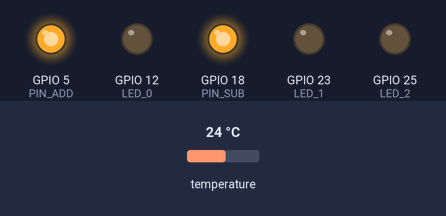
A sketch run on a simulated ESP32. Shown: output pins drawn as LEDs (lit = HIGH). Inputs (shaded band) come from the test bench; at power-on: temperature 24 °C. WiFi joins after 1.5 s; servers stay silent unless stated; no MQTT or app messages arrive unless stated.

Above: at 0.1 s.
At 1.42 s:
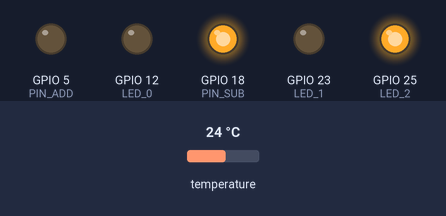
At 3.3 s:
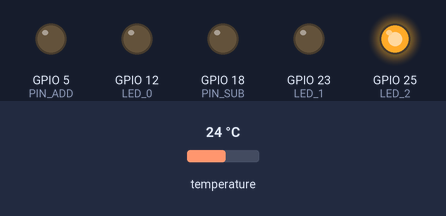
At 6.3 s:
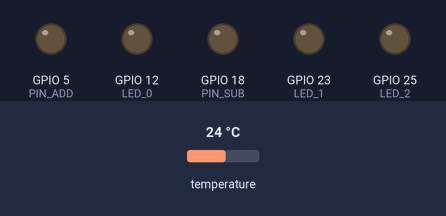
Timing chart, 0 to 7.8 s (numbered marks = the images above):
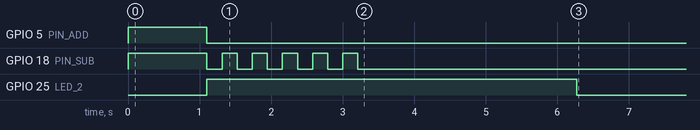

The sketch:

Matrix.ino
```cpp
#include <Wire.h>
#include "Adafruit_AMG88xx.h"
#include "Structures.h"
#include <WiFi.h>
#include <PubSubClient.h>
// #include <U8g2lib.h>

#define PIN_ADD 5
#define PIN_SUB 18

#define LED_0 12
#define LED_1 23
#define LED_2 25

#define MATRIX 32
#define MATRIX_POOLING 100
#define MAX_PPL 3
#define BASE_SIZE 50
#define BASE_REACQ 60000
#define BASE_FORCE_REACQ 2400000

WiFiClient espClient;
PubSubClient client(espClient);

Adafruit_AMG88xx amg;
TaskHandle_t task_output;

pin gpio_pin_0;

float pixels[AMG88xx_PIXEL_ARRAY_SIZE];

float matrix_sensor[8][8];
float matrix_interpolated[MATRIX][MATRIX];
float matrix_base_max_temp[MATRIX][MATRIX];
float matrix_base_max[MATRIX][MATRIX];
float matrix_without_max_background_cutted[MATRIX][MATRIX];
byte matrix_centroids[MATRIX][MATRIX];

int matrix_processed = 0;
int matrix_in_base = 0;
int matrix_cut_value = 3; //DEFINE
long matrix_base_acq = 0;

int current_delta = 0;
int total_delta = 0;

bool amg_status;

// U8G2_SSD1306_128X64_NONAME_F_HW_I2C u8g2(U8G2_R0, 16, 15, 4);

void setup()
{

  pinMode(PIN_ADD, OUTPUT);
  pinMode(PIN_SUB, OUTPUT);
  pinMode(LED_0, OUTPUT);
  pinMode(LED_1, OUTPUT);
  pinMode(LED_2, OUTPUT);
  pinMode(0, INPUT_PULLUP);

  digitalWrite(PIN_ADD, LOW);
  digitalWrite(PIN_SUB, LOW);
  digitalWrite(LED_0, LOW);
  digitalWrite(LED_1, LOW);
  digitalWrite(LED_2, LOW);

  gpio_pin_0.id = 0;
  gpio_pin_0.current_state = digitalRead(gpio_pin_0.id);
  gpio_pin_0.last_state = digitalRead(gpio_pin_0.id);

  client.setServer("192.168.178.20", 1883);

  xTaskCreatePinnedToCore(
      loop_output,
      "task_output",
      10000,
      NULL,
      0,
      &task_output,
      0);

  current_delta = -5; //Da rimuovere

  digitalWrite(PIN_SUB, HIGH);
  digitalWrite(PIN_ADD, HIGH);

  for (int i = 0; i < 32; i++)
  {
    for (int j = 0; j < 32; j++)
    {
      matrix_base_max[i][j] = 200;
      matrix_base_max_temp[i][j] = 0;
      matrix_centroids[i][j] = 0;
      matrix_without_max_background_cutted[i][j] = 0;
      matrix_interpolated[i][j] = 0;
    }
  }

  delay(1000);
}

bool canPrint = false;

String s;

void loop_output(void *parameter)
{

  // u8g2.begin();
  // u8g2.setFont(u8g2_font_4x6_tf);

  // u8g2.setFontRefHeightExtendedText();
  // u8g2.setDrawColor(1);
  // u8g2.setFontPosTop();
  // u8g2.setFontDirection(0);

  // u8g2.clearBuffer();
  // u8g2.drawStr(0, 0, "LCD OK");

  WiFi.begin("Brd", "12345678");

  while (WiFi.status() != WL_CONNECTED)
  {
    delay(200);
  }

  s = "";

  //Serial.begin(500000);

  digitalWrite(LED_0, LOW);

  String mac_address = String(WiFi.macAddress());

  char act_m[10];
  char buffer[400];
  char buffer2[400];

  while (true)
  {
    if (!client.connected())
    {
      client.connect(mac_address.c_str(), "Brd", "Errata");
    }
    else
    {
      client.loop();

      // if (bufferlen < s.length())
      // {
      //   buffer = (char *)realloc(buffer, sizeof(char) * s.length());
      // }

      //buffer = &s.toCharArray()[0];

      //if (canPrint)
      {
        digitalWrite(LED_0, HIGH);

        sprintf(act_m, "%d", matrix_processed);

        sprintf(buffer,
                "%s UP %.2f %.2f %.2f %.2f %.2f %.2f %.2f %.2f %.2f %.2f %.2f %.2f %.2f %.2f %.2f %.2f %.2f %.2f %.2f %.2f %.2f %.2f %.2f %.2f %.2f %.2f %.2f %.2f %.2f %.2f %.2f %.2f", act_m,
                pixels[0], pixels[1], pixels[2], pixels[3], pixels[4], pixels[5], pixels[6], pixels[7], pixels[8], pixels[9], pixels[10], pixels[11], pixels[12], pixels[13], pixels[14], pixels[15], pixels[16], pixels[17], pixels[18], pixels[19], pixels[20], pixels[21], pixels[22], pixels[23], pixels[24], pixels[25], pixels[26], pixels[27], pixels[28], pixels[29], pixels[30], pixels[31]);

        sprintf(buffer2,
                "%s DOWN %.2f %.2f %.2f %.2f %.2f %.2f %.2f %.2f %.2f %.2f %.2f %.2f %.2f %.2f %.2f %.2f %.2f %.2f %.2f %.2f %.2f %.2f %.2f %.2f %.2f %.2f %.2f %.2f %.2f %.2f %.2f %.2f", act_m,
                pixels[32], pixels[33], pixels[34], pixels[35], pixels[36], pixels[37], pixels[38], pixels[39], pixels[40], pixels[41], pixels[42], pixels[43], pixels[44], pixels[45], pixels[46], pixels[47], pixels[48], pixels[49], pixels[50], pixels[51], pixels[52], pixels[53], pixels[54], pixels[55], pixels[56], pixels[57], pixels[58], pixels[59], pixels[60], pixels[61], pixels[62], pixels[63]);

        // strcat(buffer,buffer2);

        client.publish("esp32/debug", buffer);
        client.publish("esp32/debug", buffer2);

        //Serial.println(s);
        s = "";
        canPrint = false;
        digitalWrite(LED_0, LOW);
      }

      delay(100);
    }
  }
}

bool get_pin_change(pin &gpio_pin, int min_change_duration = 0)
{

  bool changed = false;

  gpio_pin.current_state = digitalRead(gpio_pin.id);

  //Serial.print("Check PIN ");
  //Serial.print(gpio_pin.id);

  if (gpio_pin.current_state != gpio_pin.last_state && millis() - gpio_pin.last_change > min_change_duration)
  {

    if (gpio_pin.current_state == HIGH)
    {
      changed = true;
      //Serial.print("...CHANGED (HIGH)!");
    }

    gpio_pin.last_change = millis();
  }
  else
  {
    //Serial.print("...NOT CHANGED");
  }

  //Serial.println();

  gpio_pin.last_state = gpio_pin.current_state;

  return changed;
}

long millis_pin_add = 0; //Ultimo cambio di stato
long millis_pin_sub = 0; //Ultimo cambio di stato

int v_button_delay = 200;

void SyncDeltas()
{

  long delta_time_add = millis() - millis_pin_add;

  if (delta_time_add > v_button_delay)
  {
    int status_add = digitalRead(PIN_ADD);
    //Serial.println(status_add);

    if (status_add == 0 && current_delta > 0)
    {
      digitalWrite(PIN_ADD, HIGH);
      millis_pin_add = millis();
      // Serial.println("Begin push +1");
    }
    else if (status_add == 1)
    {
      digitalWrite(PIN_ADD, LOW);
      --current_delta;
      millis_pin_add = millis();
      // Serial.println("End push +1");
    }
  }

  long delta_time_sub = millis() - millis_pin_sub;

  if (delta_time_sub > v_button_delay)
  {
    int status_sub = digitalRead(PIN_SUB);
    //Serial.println(status_sub);

    if (status_sub == 0 && current_delta < 0)
    {
      digitalWrite(PIN_SUB, HIGH);
      millis_pin_sub = millis();
      // Serial.println("Begin push -1");
    }
    else if (status_sub == 1)
    {
      digitalWrite(PIN_SUB, LOW);
      ++current_delta;
      millis_pin_sub = millis();
      // Serial.println("End push -1");
    }
  }

  if (current_delta > 0)
  {
    // Serial.print("TO SYNC : ");
    // Serial.print(current_delta);
    // Serial.println();
  }
}

void ShowOnPress() //Funzione di debug
{
  if (get_pin_change(gpio_pin_0))
  {
    int state_sub = digitalRead(PIN_SUB);
    int state_add = digitalRead(PIN_ADD);

    digitalWrite(PIN_SUB, HIGH);
    digitalWrite(PIN_ADD, HIGH);

    delay(1000);

    digitalWrite(PIN_SUB, LOW);
    digitalWrite(PIN_ADD, LOW);

    delay(500);

    if (total_delta < 0)
    {
      for (int i = 0; i > total_delta; i--)
      {
        digitalWrite(PIN_SUB, HIGH);
        delay(500);
        digitalWrite(PIN_SUB, LOW);
        delay(500);
      }
    }
    else
    {
      for (int i = 0; i < total_delta; i++)
      {
        digitalWrite(PIN_ADD, HIGH);
        delay(500);
        digitalWrite(PIN_ADD, LOW);
        delay(500);
      }
    }

    digitalWrite(PIN_SUB, state_sub);
    digitalWrite(PIN_ADD, state_add);
  }
}

long last_acq;
long pass;

void loop()
{

  ShowOnPress();

  if (!amg_status)
  {
    amg_status = amg.begin();

    if (!amg_status)
    {
      Serial.println("!! ERRORE !! - Sensore non trovato");
    }

    delay(100);
  }
  else
  {
    digitalWrite(LED_2, HIGH); //Inizio acquisizione

    amg.readPixels(pixels);
    last_acq = millis();

    int y = 0;

    for (int i = 0; i < 8; i++)
    {
      for (int j = 0; j < 8; j++)
      {
        matrix_sensor[i][j] = pixels[i * 8 + j];
      }
    }

    BicubicInterpolation(matrix_sensor, 8, 8, matrix_interpolated, 32, 32);

    ManageBase();

    for (int i = 0; i < 32; i++)
    {
      for (int j = 0; j < 32; j++)
      {

        if (matrix_interpolated[i][j] - matrix_base_max[i][j] > matrix_cut_value)
          matrix_without_max_background_cutted[i][j] = matrix_interpolated[i][j] - matrix_base_max[i][j];
        else
          matrix_without_max_background_cutted[i][j] = 0;

        matrix_centroids[i][j] = 0;

        //s += "\n\n";

        //s+= String( matrix_without_max_background[i][j]);
        //Serial.print(matrix_without_max_background[i][j]);
        //Serial.print(" ");
      }

      //s +="\n";
      //Serial.println();
    }

    matrix_processed++;

    CalculateCentroids(matrix_without_max_background_cutted, matrix_centroids);
    int delta = CalculateDeltas(matrix_centroids);
    current_delta += delta;
    total_delta += delta;
    //s += "Delta : " + String(current_delta);

    if (matrix_in_base >= 50)
      digitalWrite(LED_2, LOW); // Fine acquisizione
    // char result[4];
    // dtostrf(amg.readThermistor(), 2, 2, result);
    //u8g2.drawStr(0, 7, result);

    // serialOut += "EndMatrix\r\n";

    // Serial.println("EndMatrix");

    // Serial.println("BeginTerm");

    // Serial.println(amg.readThermistor());

    // Serial.println("EndTerm");

    // Serial.print(serialOut);

    // char buf_pass[16];
    // ltoa(pass, buf_pass, 10);
    //u8g2.drawStr(100, 0, buf_pass);
  }

  if (!canPrint)
  {

    s += "Processed : " + String(matrix_processed) + "\n";
    s += "Total delta : " + String(total_delta) + "\n";
    //s = "";
    //s += "BeginMatrix\r\n";
    // for (int i = 0; i < 8; i++)
    // {
    //   for (int j = 0; j < 8; j++)
    //   {
    //     s += String(matrix_sensor[i][j]) + " ";
    //   }
    //   //s += "\n";
    // }

    //s += "EndMatrix\r\n";

    //icount++;

    //if (icount % 1 == 0)
    canPrint = true;
  }

  pass = millis() - last_acq;

  SyncDeltas();

  if (pass < 100)
  {
    delay(100 - pass);
  }
  //u8g2.sendBuffer();
}

void ManageBase()
{

  if (millis() - matrix_base_acq > BASE_REACQ && matrix_in_base >= 50)
    matrix_in_base = 0;

  if (matrix_in_base >= 50)
    return;

  int centroids = 0;

  for (int i = 0; i < 32; i++)
  {
    for (int j = 0; j < 32; j++)
    {
      if (matrix_centroids[i][j] == 1)
      {
        centroids++;
      }
    }
  }

  if (centroids == 0)
  {
    for (int i = 0; i < 32; i++)
    {
      for (int j = 0; j < 32; j++)
      {
        if (matrix_interpolated[i][j] > matrix_base_max_temp[i][j])
        {
          matrix_base_max_temp[i][j] = matrix_interpolated[i][j];
        }
      }
    }

    matrix_in_base++;

    if (matrix_in_base >= 50)
    {

      //current_delta += 3;

      for (int i = 0; i < 32; i++)
      {
        for (int j = 0; j < 32; j++)
        {
          matrix_base_max[i][j] = matrix_base_max_temp[i][j];
        }
      }

      matrix_base_acq = millis();
    }
  }
  else
  {

    matrix_in_base = 0;

    for (int i = 0; i < 32; i++)
    {
      for (int j = 0; j < 32; j++)
      {

        matrix_base_max_temp[i][j] = 0;
      }
    }
  }
}

float InterpolateCubic(float v0, float v1, float v2, float v3, float fraction)
{
  float p = (v3 - v2) - (v0 - v1);
  float q = (v0 - v1) - p;
  float r = v2 - v0;
  return (fraction * ((fraction * ((fraction * p) + q)) + r)) + v1;
}

void BicubicInterpolation(float data[8][8], int width, int height, float data_out[32][32], int outWidth, int outHeight)
{

  int rowsPerChunk = 6000 / outWidth;

  if (rowsPerChunk == 0)
  {
    rowsPerChunk = 1;
  }

  int chunkCount = (outHeight / rowsPerChunk) + (outHeight % rowsPerChunk != 0 ? 1 : 0);

  for (int i = 0; i < chunkCount; ++i)
  {
    int jStart = i * rowsPerChunk;
    int jStop = jStart + rowsPerChunk;
    if (jStop > outHeight)
    {
      jStop = outHeight;
    }
    for (int j = jStart; j < jStop; ++j)
    {
      float jLocationFraction = j / (float)outHeight;
      float jFloatPosition = height * jLocationFraction;
      int j2 = (int)jFloatPosition;
      float jFraction = jFloatPosition - j2;
      int j1 = j2 > 0 ? j2 - 1 : j2;
      int j3 = j2 < height - 1 ? j2 + 1 : j2;
      int j4 = j3 < height - 1 ? j3 + 1 : j3;

      for (int k = 0; k < outWidth; ++k)
      {
        float iLocationFraction = k / (float)outWidth;
        float iFloatPosition = width * iLocationFraction;
        int i2 = (int)iFloatPosition;
        float iFraction = iFloatPosition - i2;
        int i1 = i2 > 0 ? i2 - 1 : i2;
        int i3 = i2 < width - 1 ? i2 + 1 : i2;
        int i4 = i3 < width - 1 ? i3 + 1 : i3;
        float jValue1 = InterpolateCubic(data[j1][i1], data[j1][i2], data[j1][i3], data[j1][i4], iFraction);
        float jValue2 = InterpolateCubic(data[j2][i1], data[j2][i2], data[j2][i3], data[j2][i4], iFraction);
        float jValue3 = InterpolateCubic(data[j3][i1], data[j3][i2], data[j3][i3], data[j3][i4], iFraction);
        float jValue4 = InterpolateCubic(data[j4][i1], data[j4][i2], data[j4][i3], data[j4][i4], iFraction);
        data_out[j][k] = InterpolateCubic(jValue1, jValue2, jValue3, jValue4, jFraction);
      }
    }
  }
}

int CalculateCentroid(float matrix[MATRIX][MATRIX])
{

  float sum_array_x;
  float sum_array_y;

  float sum = 0;

  float mp_x = 0;
  float mp_y = 0;

  for (int i = 0; i < MATRIX; i++)
  {

    sum_array_x = 0;
    sum_array_y = 0;

    for (int j = 0; j < MATRIX; j++)
    {
      //s+= "+y=" + String(matrix[i][j]) + "\n";
      sum_array_x += matrix[i][j];
      sum_array_y += matrix[j][i];
      sum += matrix[i][j];
    }

    mp_x += (i * sum_array_x);
    mp_y += (i * sum_array_y);
  }

  // for (int i = 0; i < MATRIX; i++)
  // {
  //   //s += "X : " + String(i * sum_array_x[i]) + "\n";
  //   //s += "Y : " + String(sum_array_y[i]) + "\n";
  //   mp_x += (i * sum_array_x[i]);
  //   mp_y += (i * sum_array_y[i]);
  // }

  mp_x /= sum;
  mp_y /= sum;

  // s += "X:" + String(mp_x) + "\n";
  // s += "y:" + String(mp_y) + "\n";
  // s += "Sum:" + String(sum) + "\n";

  // s += "POSIZ=" + String(mp_x * MATRIX + mp_y) + "\n";
  //int a = mp_x * MATRIX + mp_y;

  return mp_x * MATRIX + mp_y;
}

void CalculateCentroids(float matrix[MATRIX][MATRIX], byte matrix_out[MATRIX][MATRIX])
{
  // int width = MATRIX;
  // int height = MATRIX;

  //int *centroids = (int *)malloc(0 * sizeof(int));

  int totalVals = 0;

  float matrix_wrk[MATRIX][MATRIX] = {{0}};

  for (int i = 0; i < MATRIX; i++)
  {
    for (int j = 0; j < MATRIX; j++)
    {
      if (matrix[i][j] >= matrix_cut_value && totalVals < MAX_PPL)
      {
        // s += "Matrix prima : \n\n";

        // for (int k = 0; k < 32; k++)
        // {
        //   for (int u = 0; u < 32; u++)
        //   {
        //     s += String(matrix[k][u]) + " ";
        //   }
        //   s += "\n";
        // }
        //s+= "TX:"  + String(i) + "," + String(j) + "\n";
        ApplyFloodFill_Iterative(i, j, 0, matrix, matrix_wrk);

        // s += "Matrix dopo : \n\n";

        //  for (int i = 0; i < 32; i++)
        //   {
        //     for (int j = 0; j < 32; j++)
        //     {
        //       s += String(matrix_out[i][j]) + " ";
        //     }
        //     s += "\n";
        //   }

        int centroid = CalculateCentroid(matrix_wrk);
        totalVals++;
        short x = centroid / MATRIX;
        short y = centroid % MATRIX;
        //centroids = (int *)realloc(centroids, totalVals * sizeof(int));
        //centroids[totalVals - 1] = centroid;
        matrix_out[x][y] = 1;
        // char buffer[12];
        // sprintf(buffer, "CENT:%d,%d", x, y);
        // client.publish("esp32/debug", buffer);
        //s += "Centroide " + String(totalVals) + " posizione " + x + "\n";
      }
    }
  }

  //free(centroids);
}

// void ApplyFloodFill(int x_node, int y_node, float limit_val, float matrix_in[MATRIX][MATRIX], float matrix_out[MATRIX][MATRIX])
// {
//   if (matrix_in[x_node][y_node] == limit_val)
//     return;

//   matrix_out[x_node][y_node] = matrix_in[x_node][y_node];
//   matrix_in[x_node][y_node] = limit_val;

//   ApplyFloodFill(max(x_node - 1, 0), y_node, limit_val, matrix_in, matrix_out);
//   ApplyFloodFill(min(x_node + 1, MATRIX - 1), y_node, limit_val, matrix_in, matrix_out);
//   ApplyFloodFill(x_node, max(y_node - 1, 0), limit_val, matrix_in, matrix_out);
//   ApplyFloodFill(x_node, min(y_node + 1, MATRIX - 1), limit_val, matrix_in, matrix_out);
// }

void ApplyFloodFill_Iterative(short x_node, short y_node, short limit_val, float matrix_in[MATRIX][MATRIX], float matrix_out[MATRIX][MATRIX])
{

  int coda = 0;
  int testa = 0;

  short matrix_queue[MATRIX * MATRIX];
  bool matrix_visited[MATRIX][MATRIX] = {{false}};

  matrix_visited[x_node][y_node] = true;
  matrix_queue[testa] = (x_node * MATRIX) + y_node;
  testa++;

  while (coda < testa)
  {
    short x = matrix_queue[coda] / MATRIX;
    short y = matrix_queue[coda] % MATRIX;

    // char buf[30];
    // sprintf(buf, "M_O(%f,%f)=n\n", x, y);
    // s += buf;

    if (matrix_in[x][y] != limit_val)
    {

      matrix_out[x][y] = matrix_in[x][y];
      matrix_in[x][y] = limit_val;
    }

    short x1 = max(x - 1, 0);
    //short y1 = y;

    if (matrix_in[x1][y] != limit_val && !matrix_visited[x1][y])
    {
      //s += "O\n";
      matrix_visited[x1][y] = true;
      matrix_queue[testa] = (x1 * MATRIX) + y;
      testa++;
    }

    short x2 = min(x + 1, MATRIX - 1);
    //short y2 = y;

    if (matrix_in[x2][y] != limit_val && !matrix_visited[x2][y])
    {
      //s += "E\n";
      matrix_visited[x2][y] = true;
      matrix_queue[testa] = (x2 * MATRIX) + y;
      testa++;
    }

    //short x3 = x;
    short y3 = max(y - 1, 0);

    if (matrix_in[x][y3] != limit_val && !matrix_visited[x][y3])
    {
      //s += "N\n";
      matrix_visited[x][y3] = true;
      matrix_queue[testa] = (x * MATRIX) + y3;
      testa++;
    }

    //short x4 = x;
    short y4 = min(y + 1, MATRIX - 1);

    if (matrix_in[x][y4] != limit_val && !matrix_visited[x][y4])
    {
      //s += "S\n";
      matrix_visited[x][y4] = true;
      matrix_queue[testa] = (x * MATRIX) + y4;
      testa++;
    }

    coda++;
  }
}

int max(int num1, int num2)
{
  return (num1 > num2) ? num1 : num2;
}

int min(int num1, int num2)
{
  return (num1 > num2) ? num2 : num1;
}

int top = 0;
int bottom = 0;

int CalculateDeltas(byte matrix[MATRIX][MATRIX])
{

  int delta = 0;
  int actual_top = 0;
  int actual_bottom = 0;

  for (int i = 0; i < 32; i++)
  {
    for (int j = 0; j < 32; j++)
    {
      if (matrix[i][j])
      {
        if (i < 16)
        {
          ++actual_top;
        }
        else
        {
          ++actual_bottom;
        }
      }
    }
  }

  // char buffer[12];
  // sprintf(buffer, "%d,%d", actual_top, actual_bottom);
  // client.publish("esp32/debug", buffer);

  if (actual_top != top && actual_bottom != bottom)
  {
    // delta = actual_top - top;
    if (actual_top - top < 0) //Test per evitare falsi positivi
      delta--;
    else
      delta++;

    //Stavo pensando se conviene controllare che anche l' actual_bottom-bottom = actual_top - top
  }

  top = actual_top;
  bottom = actual_bottom;

  return delta;
}
```

Source omitted: Structures.h (125 bytes)

Measured:
- by itself, GPIO 5 (PIN_ADD): HIGH → LOW at 1.1 s
- by itself, GPIO 18 (PIN_SUB): alternates HIGH for 0.21 s and LOW for 0.21 s, 11 changes in all, then stays LOW
- by itself, GPIO 25 (LED_2): LOW → HIGH at 1.1 s, → LOW 5.2 s later
